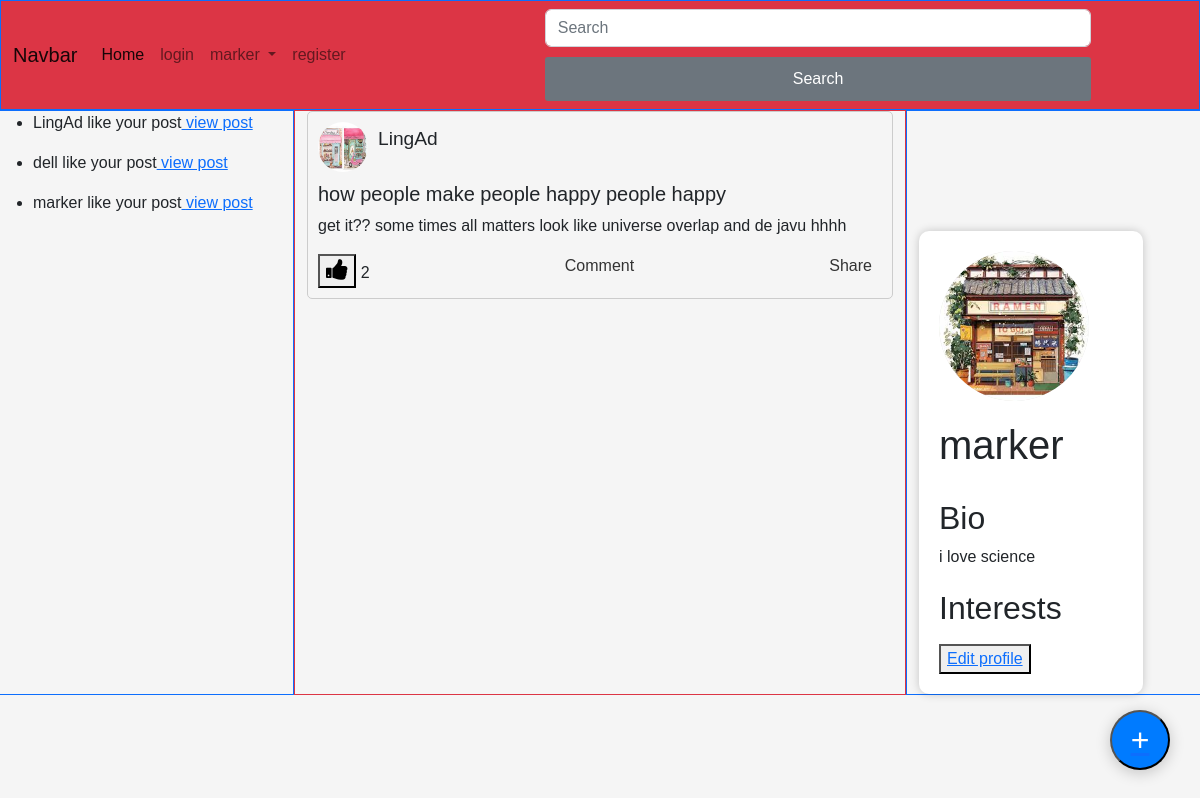
/home149 (signed in), run on the app's committed database.
### core/models.py (models this page shows, shortened)
class Like(models.Model):
    user = models.ForeignKey(User, on_delete=models.CASCADE)
    post = models.ForeignKey(Post, on_delete=models.CASCADE)
    noti = models.TextField(default='someone like your post')
    postOwner = models.CharField(max_length=100)

class Post(models.Model):
    user = models.ForeignKey(User, on_delete=models.CASCADE)
    user_profile = models.ForeignKey(UserProfile, on_delete=models.CASCADE)
    title = models.CharField(max_length=100)
    image = models.ImageField(default="sample_ajax/ajaxTest/static/images/default_user.jpg")
    content = models.TextField()
    created_at = models.DateTimeField(auto_now_add=True)
    updated_at = models.DateField(auto_now=True)
    like_count = models.PositiveIntegerField(default=0)
    def user_pic(self):
        return self.user_profile.profile_pic

class UserProfile(models.Model):
    user = models.OneToOneField(User, on_delete=models.CASCADE)
    bio = models.TextField(max_length=200,default='user does not provied bio')
    location = models.CharField(max_length=200,blank=True)
    profile_pic = models.ImageField(upload_to='profile_pics/',default="sample_ajax/ajaxTest/static/images/default_user.jpg")
    interests = models.CharField(max_length=200,blank=True)
    twitter_handle = models.CharField(max_length=50, blank=True,default='no twitter')
    facebook_handle = models.CharField(max_length=50, blank=True,default='no facebook')
    instagram_handle = models.CharField(max_length=50, blank=True,default='no instagram')
    followed = models.ManyToManyField(User,related_name='followed_users',blank=True)
    follower = models.ManyToManyField(User,related_name='follower_users',blank=True)
    class Meta:
        ordering = ['user']

### core/views.py (the view)
# urls.py: path('home<int:pk>',view_post,name="view post"),
def view_post(request,pk):
    get_post = Like.objects.get(id=pk)
    get_postId = get_post.post.id
    viewPost = Post.objects.get(id=get_postId)
    posts = Post.objects.all()
    pP = UserProfile.objects.get(user = request.user.id)
    likeNoti = Like.objects.filter(postOwner = request.user.username)
    context = {
        'user_name': request.user,
        'posts': posts,
        'view_post':viewPost,
        'userP': pP,
        'notifications': likeNoti,
        'post': posts, # pass the first post object to the context
    }
    return render(request,'home.html',context)

### core/templates/home.html (shortened to what this page needs)
{% extends 'base.html' %}
{% block content %}
<div class="row " style ="margin-top:110px;">
    <div class="col border border-primary">
        {% for model in notifications %}
        <ul>
          <li>{{model.noti}}<a href="home{{model.id}}"> view post</a></li>
        </ul>
        {% endfor %}
    </div>
    <div class="col-6 border border-danger" style="">
      {% if view_post %}
      <div class="post">
        <div class="post-header">
            <img src="{{view_post.user_pic.url}}" alt="Profile Picture">
            <div class="post-header-info">
                <h2>{{view_post.user}}</h2>
            </div>
        </div>
        <div class="post-body">
          <h5>{{view_post.title}}</h5>
          <p>{{view_post.content}}</p>
        </div>
        <div class="post-footer">
            <div><button id="{{view_post.user}}" class="{{view_post.id}}" onclick="likeFunction('{{view_post.user}}','{{view_post.id}}')"><i class="fa fa-thumbs-up" style="font-size:24px"></i></button> <a id="{{view_post.id}}">{{view_post.like_count}}</a></div>
            <div><a href="#">Comment</a> {{comment}}</div>
            <div><a href="#">Share</a> {{share}}</div>
        </div>
      </div>
      {% endif %}
    </div>
    <div class="col border border-primary">
      <div id="container">
        <img id="profile-pic" src="{{userP.profile_pic.url}}" alt="Profile Picture">
        <h1>{{user_name}}</h1>
        <div class="bio">
          <h2>Bio</h2>
          <p>{{userP.bio}}</p>
        </div>
        <h2>Interests</h2>
        <button><a href="userProfile">Edit profile</a> </button>
      </div>
    </div>
</div>
<button class="floating-circle" title="Create Post" id="createBtn">
  <a href="create_post"><div class="plus-sign">+</div></a>
</button>
{% endblock  %}

### core/templates/base.html (shortened to what this page needs)
<!DOCTYPE html>
<html>
<head>
	{% load static %}
	<link rel="stylesheet" href="https://cdn.jsdelivr.net/npm/bootstrap@5.2.3/dist/css/bootstrap.min.css">
	<link rel="stylesheet" href="{% static 'css/floatingButton.css' %}">
	<link rel="stylesheet" href="{% static 'css/posts.css' %}">
	<link rel="stylesheet" href="{% static 'css/createPost.css' %}">
	<link rel="stylesheet" href="{% static 'css/profileStyle.css' %}">
	<link rel="stylesheet" href="{% static 'css/userProfile.css' %}">
	<link rel="stylesheet" href="{% static 'css/profileStyle.css' %}">
	<link rel="stylesheet" href="https://cdnjs.cloudflare.com/ajax/libs/font-awesome/4.7.0/css/font-awesome.min.css">
</head>
<body>
	<div class="border border-primary fixed-top bg-danger">
		<nav class="navbar navbar-expand-lg bg-body-tertiary ">
			<div class="container-fluid">
			  <a class="navbar-brand" href="#">Navbar</a>
			  <div class="collapse navbar-collapse" id="navbarSupportedContent">
				<ul class="navbar-nav me-auto mb-2 mb-lg-0">
				  <li class="nav-item">
					<a class="nav-link active" aria-current="page" href="home">Home</a>
				  </li>
				  <li class="nav-item">
					<a class="nav-link" href="login">login</a>
				  </li>
				  <li class="nav-item dropdown">
					<a class="nav-link dropdown-toggle" href="#" role="button" data-bs-toggle="dropdown" aria-expanded="false">
					  {{user_name}}
					</a>
				  </li>
				  <li class="nav-item">
					<a class="nav-link" href="register">register</a>
				  </li>
				</ul>
				<form class="d-flex" role="search">
				  <input class="form-control me-2" type="search" placeholder="Search" aria-label="Search">
				  <button class="btn btn-outline-success bg-secondary" type="submit">Search</button>
				</form>
			  </div>
			</div>
		  </nav>
	</div>
{% block content %}
{% endblock %}
</body>
</html>

### core/static/CSS/floatingButton.css (style rules this page uses)
.floating-circle { position: fixed; bottom: 30px; right: 30px; width: 60px; height: 60px; background-color: #007bff; border-radius: 50%; z-index: 999; display: flex; justify-content: center; align-items: center; box-shadow: 0px 3px 15px rgba(0, 0, 0, 0.2); cursor: pointer; }
.plus-sign { font-size: 32px; color: white; }

### core/static/CSS/posts.css (style rules this page uses)
.post { border: 1px solid #ccc; border-radius: 5px; margin-bottom: 20px; padding: 10px; }
.post-header { display: flex; align-items: center; margin-bottom: 10px; }
.post-header img { border-radius: 50%; width: 50px; height: 50px; margin-right: 10px; }
.post-header-info h2 { font-size: 1.2em; margin-bottom: 5px; }
.post-body p { margin-bottom: 10px; }
.post-footer a { margin-right: 10px; color: #333; text-decoration: none; }
.post-footer { display: flex; justify-content: space-between; }

### core/static/CSS/createPost.css (style rules this page uses)
form { display: flex; flex-direction: column; width: 50%; margin: 0 auto; }
button[type="submit"] { background-color: #007bff; color: #fff; border: none; padding: 10px 20px; font-size: 16px; border-radius: 4px; cursor: pointer; margin-top: 10px; }

### core/static/CSS/profileStyle.css (style rules this page uses)
body { font-family: Arial, sans-serif; background-color: #f5f5f5; margin: 0; padding: 0; }
#container { width: 80%; margin-top: 120px; max-width: 800px; background-color: #fff; border-radius: 10px; padding: 20px; box-shadow: 0 0 10px rgba(0,0,0,0.2); }
#profile-pic { width: 150px; height: 150px; border-radius: 50%; background-color: #ddd; margin-bottom: 20px; }
h1 { margin-top: 0; margin-bottom: 10px; }
.bio { margin-bottom: 20px; }

### core/static/CSS/userProfile.css (style rules this page uses)
button[type="submit"] { padding: 10px; border: none; background-color: #007bff; color: #fff; border-radius: 3px; cursor: pointer; font-size: 16px; }

### data on the page
Like: noti "LingAd like your post"
Like: noti "dell like your post"
Like: noti "marker like your post"
Post: user_pic (picture), user "LingAd", title "how people make people happy people happy", content "get it?? some times all matters look like universe overlap and de javu hhhh", like_count "2"
UserProfile: profile_pic (picture), bio "i love science"

### other printed values
{{ user_name }} "marker"
